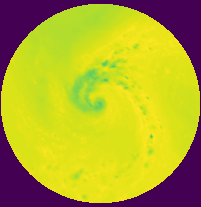
#> input picture MIMIC-TC Dataset v3/Training Set/Current RI/cRI 105.png, 201 x 207 px, found by its file name; its folder holds only this picture in this run
$ python loading_RI_dataset_4.py
#> lines starting #> are read from the running program, lines starting #| are printed output that depends on the picture
import numpy as np
import os
import cv2

# Insert the file path of the training dataset
print("Type the exact file path of the MIMIC-TC v4 Dataset.")
print("Example: G:\Python Projects\Science Research Project")
dataset_file_path = input()
#> the answer given: ../MIMIC-TC Dataset v3/Training Set/Current RI/cRI 105.png
dataset_file_path = fr"{dataset_file_path}/MIMIC-TC Dataset v4/Training Set"

# Categories
CATEGORIES = ["Current RI","Possible RI","No RI"]

# creating training data
training_data = []

def create_training_data():
    for category in CATEGORIES:
        path = os.path.join(dataset_file_path, category)  # path to RI classifications
        class_num = CATEGORIES.index(category)
        for img in os.listdir(path):
            img_array = cv2.imread(os.path.join(path, img), cv2.IMREAD_GRAYSCALE)
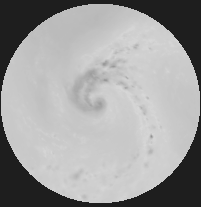
#> img_array: shape (207, 201); min 30, max 215, mean 157.5
            new_array = cv2.resize(img_array, (300,300))
            training_data.append([new_array, class_num])

#> (the run stopped early here; a loop or call above may not have finished)
